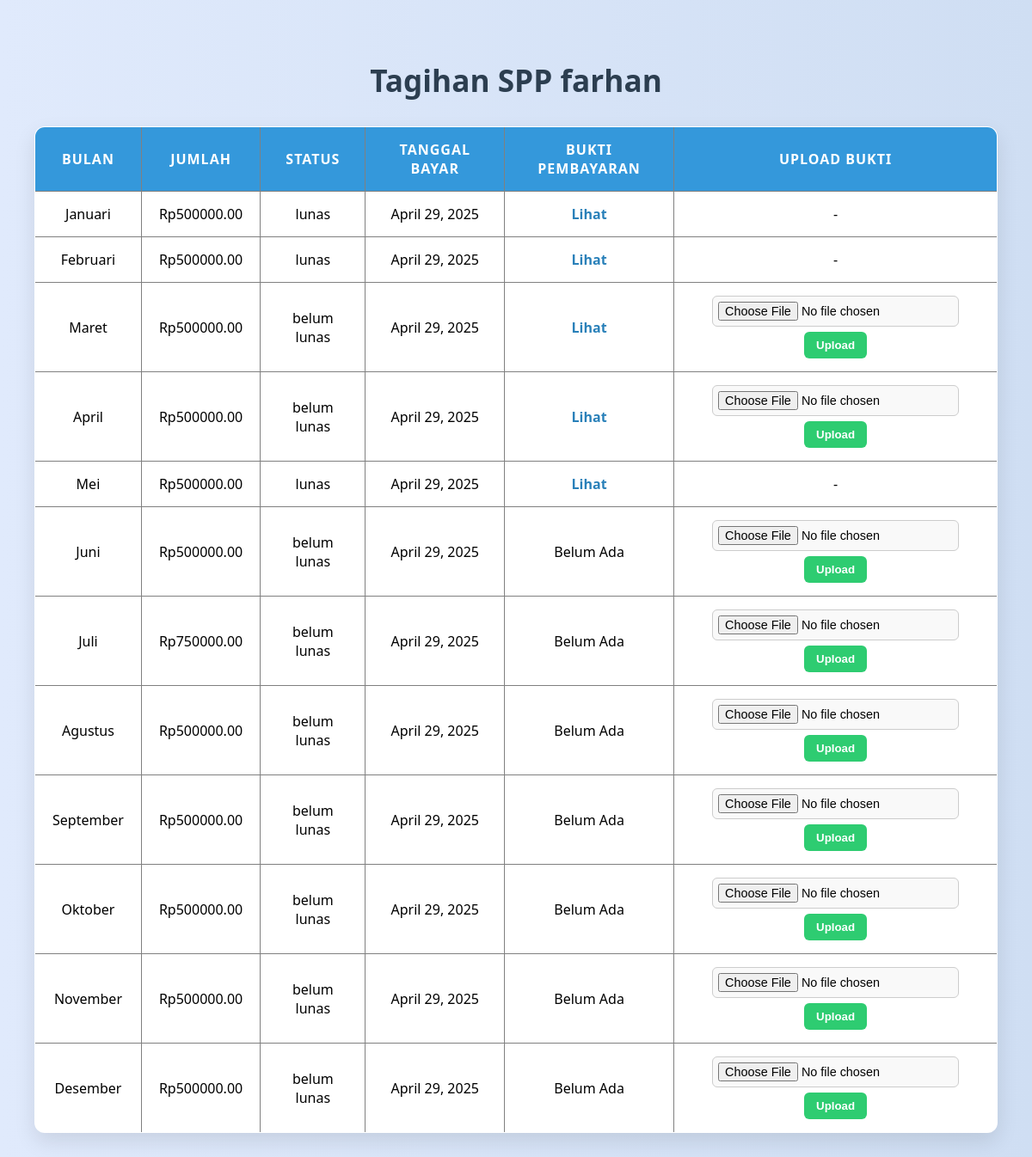
The app's page /siswa/tagihan/ (signed in), older data.
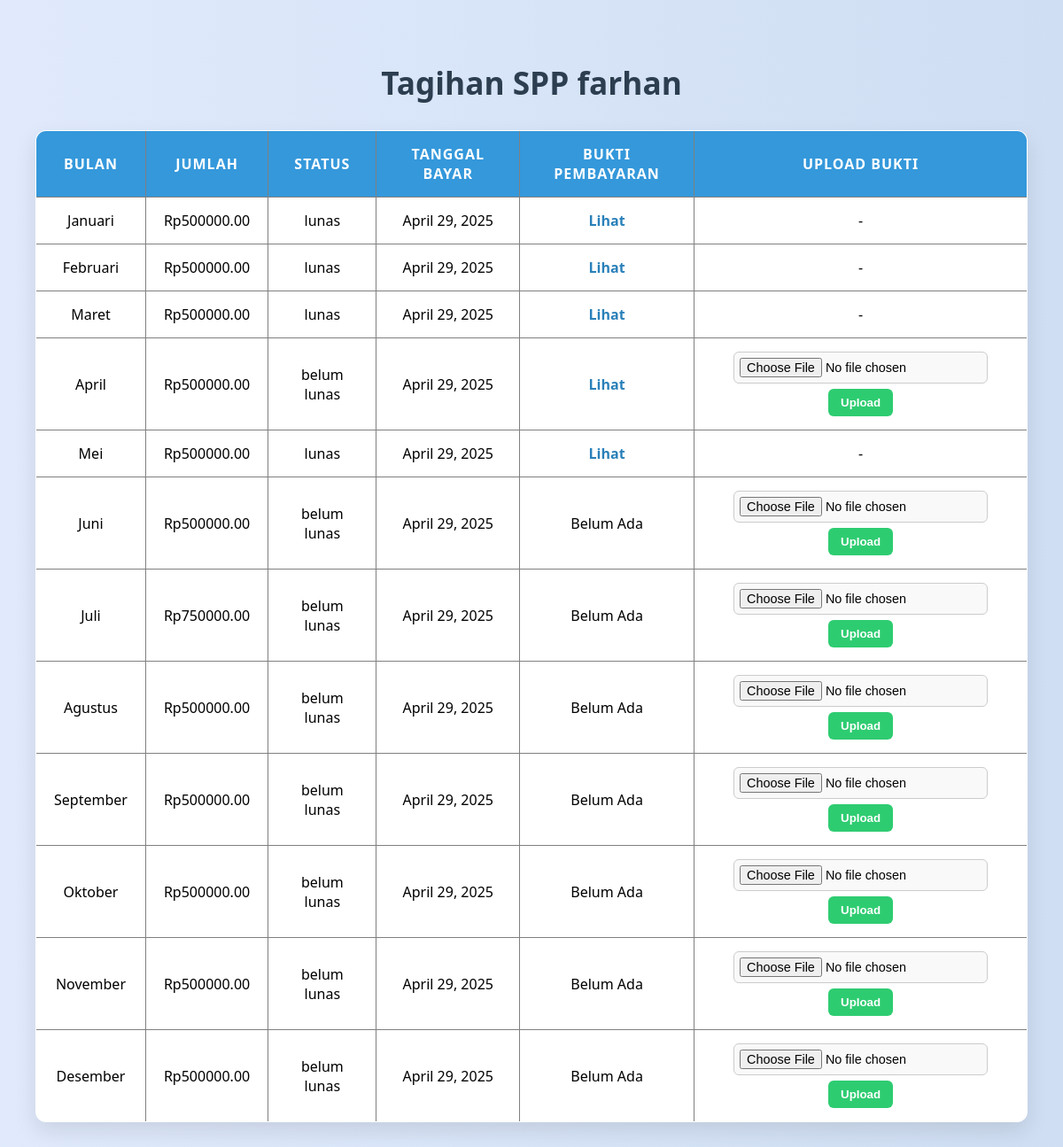
The same page, newer data.
### keuangan/models.py (models this page shows, shortened)
class PembayaranSPP(models.Model):
    siswa = models.ForeignKey(Siswa, on_delete=models.CASCADE)
    bulan = models.CharField(max_length=2, choices=BULAN_CHOICES)
    jumlah_bayar = models.DecimalField(max_digits=10, decimal_places=2)
    status_bayar = models.CharField(max_length=20, choices=STATUS_CHOICES, default='belum lunas')
    tanggal_bayar = models.DateField(auto_now_add=True)
    bukti_pembayaran = models.ImageField(upload_to='bukti_pembayaran/', blank=True, null=True)

### keuangan/views.py (the view)
# urls.py: path('siswa/tagihan/', views.tagihan_spp, name='tagihan_spp'),
@user_passes_test(is_siswa, login_url='/login/')
@login_required
def tagihan_spp(request):
    siswa = get_object_or_404(Siswa, user=request.user)
    pembayaran_list = PembayaranSPP.objects.filter(siswa=siswa).order_by('bulan')
    if request.method == 'POST':
        pembayaran_id = request.POST.get('pembayaran_id')
        pembayaran = get_object_or_404(PembayaranSPP, id=pembayaran_id, siswa=siswa)
        form = BuktiPembayaranForm(request.POST, request.FILES, instance=pembayaran)
        if form.is_valid():
            pembayaran.status = 'pending'  # optional: kalau lo ada field status
            form.save()
            laporan = LaporanKeuangan.objects.latest('tanggal')
            laporan.update_pemasukan(pembayaran.jumlah_bayar)
            send_mail(
                subject=f'Bukti Pembayaran SPP Masuk - {pembayaran.siswa.nama}',
                message=f'Siswa {pembayaran.siswa.nama} telah mengupload bukti pembayaran untuk bulan {pembayaran.bulan}. Jumlah yang dibayar: {pembayaran.jumlah_bayar}.',
                from_email=settings.EMAIL_HOST_USER,
                recipient_list=[settings.ADMIN_EMAIL],
                fail_silently=False,
            )
            return redirect('tagihan_spp')
    else:
        form = BuktiPembayaranForm()
    return render(request, 'keuangan/siswa/tagihan_spp.html', {
        'pembayaran_list': pembayaran_list,
        'form': form
    })

### keuangan/forms.py
class BuktiPembayaranForm(forms.ModelForm):
    class Meta:
        model = PembayaranSPP
        fields = ['bukti_pembayaran']

### keuangan/views.py (called while the page is built)
def is_siswa(user):
    return hasattr(user, 'siswa')

### keuangan/templates/keuangan/siswa/tagihan_spp.html (shortened to what this page needs)
<!DOCTYPE html>
<html lang="en">
<head>
</head>
<body>
{% block content %}
<h2>Tagihan SPP {{ request.user.username }}</h2>
<table border="1" cellpadding="8">
    <thead>
        <tr>
            <th>Bulan</th>
            <th>Jumlah</th>
            <th>Status</th>
            <th>Tanggal Bayar</th>
            <th>Bukti Pembayaran</th>
            <th>Upload Bukti</th>
        </tr>
    </thead>
    <tbody>
        {% for bayar in pembayaran_list %}
        <tr>
            <td>{{ bayar.get_bulan_display }}</td>
            <td>Rp{{ bayar.jumlah_bayar }}</td>
            <td>{{ bayar.status_bayar }}</td>
            <td>{{ bayar.tanggal_bayar }}</td>
            <td>
                {% if bayar.bukti_pembayaran %}
                    <a href="{{ bayar.bukti_pembayaran.url }}" target="_blank">Lihat</a>
                {% else %}
                    Belum Ada
                {% endif %}
            </td>
            <td>
                {% if bayar.status_bayar == 'belum lunas' %}
                <form method="POST" enctype="multipart/form-data">
                    {{ form.bukti_pembayaran }}
                    <button type="submit">Upload</button>
                </form>
                {% else %}
                    -
                {% endif %}
            </td>
        </tr>
        {% endfor %}
    </tbody>
</table>
{% endblock %}
</body>
</html>

Row changes from the older to the newer data that the page shows:
changed PembayaranSPP "Maret": status_bayar "belum lunas" → "lunas"; status_bayar "Upload" → "-"
